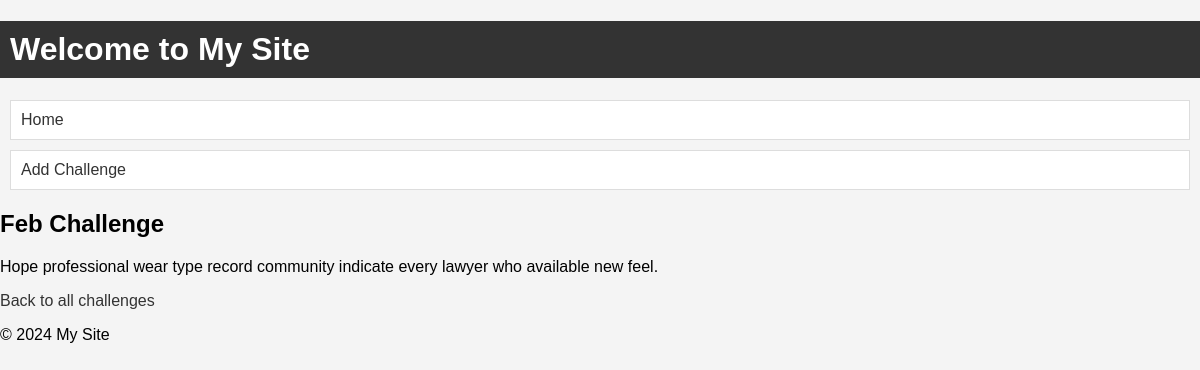
The page /challenge/Feb/ on the database its author committed.
### challenges/models.py (models this page shows, shortened)
class MonthlyChallenge(models.Model):
    month = models.CharField(max_length=20, unique=True)
    challenge_text = models.TextField()

### challenges/views.py (the view)
# urls.py: path('challenge/<str:month>/', views.monthly_challenge, name='monthly_challenge'),
def monthly_challenge(request, month):
    challenge = get_object_or_404(MonthlyChallenge, month=month)
    return render(request, 'challenges/challenge.html', {'challenge': challenge})

### challenges/templatetags/challenges_filters.py (called while the page is built)
@register.filter(name='capitalize')
def capitalize(value):
    return value.capitalize()

### challenges/templates/challenges/challenge.html (shortened to what this page needs)
{% extends 'challenges/base.html' %}
{% load challenges_filters %}
{% block content %}
<h2>{{ challenge.month|capitalize }} Challenge</h2>
<p>{{ challenge.challenge_text }}</p>
<a href="{% url 'index' %}">Back to all challenges</a>
{% endblock %}

### challenges/static/challenges/styles.css (style rules this page uses)
body { font-family: Arial, sans-serif; background-color: #f4f4f4; margin: 0; padding: 0; }
a { text-decoration: none; color: #333; }

### rows shown on the page
MonthlyChallenge: month "Feb", challenge_text "Hope professional wear type record community indicate every lawyer who available new feel."
